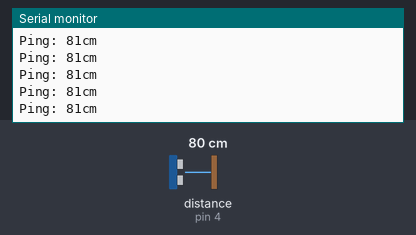
Bench run of a sketch on a simulated Arduino Mega 2560, built with avr-gcc and run on an emulated ATmega2560. On the bench: the last lines printed to the serial monitor. Inputs (shaded band) come from the test bench; at power-on: distance to the obstacle (sensor on pin 4) 80 cm. The echo pulse lasts 58.3 µs per cm.

Above: at 1.2 s.
1.3 s: distance to the obstacle (sensor on pin 4) set to 60 cm
At 1.59 s:
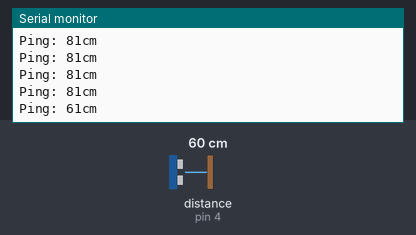
4.3 s: distance to the obstacle (sensor on pin 4) set to 2 cm
At 4.45 s:
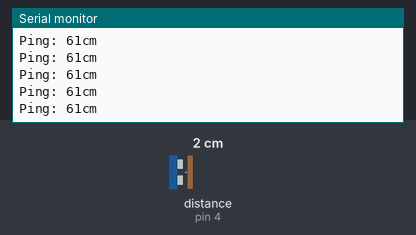
Timing chart, 0 to 7.3 s (numbered marks = the images above; inputs shaded):
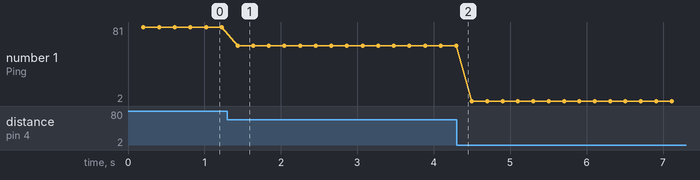

The sketch:

new_ping_test.ino
```cpp
#include <NewPing.h>
#define TRIGGER_PIN  37
#define ECHO_PIN     4
#define MAX_DISTANCE 200
NewPing sonar(TRIGGER_PIN, ECHO_PIN, MAX_DISTANCE);
void setup() {
  Serial.begin(9600);
}
void loop() {
  delay(200);
  Serial.print("Ping: ");
  Serial.print(sonar.ping_cm());
  Serial.println("cm");
}
```

Measured:
- after the input at 1.3 s, the serial monitor: prints a new line after 0.13 s (image 1)
- plotted number 1: 81 → 61 after the input at 1.3 s, 61 → 2 after the input at 4.3 s
